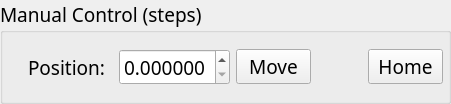
                         <widget class="QGroupBox" name="filter_wheel_mancon_groupbox">
                          <property name="maximumSize">
                           <size>
                            <width>16777215</width>
                            <height>16777215</height>
                           </size>
                          </property>
                          <property name="font">
                           <font>
                            <family>Bahnschrift</family>
                            <pointsize>14</pointsize>
                            <italic>false</italic>
                           </font>
                          </property>
                          <property name="title">
                           <string>Manual Control (steps)</string>
                          </property>
                          <layout class="QVBoxLayout" name="verticalLayout_11">
                           <property name="leftMargin">
                            <number>20</number>
                           </property>
                           <property name="rightMargin">
                            <number>0</number>
                           </property>
                           <item>
                            <layout class="QHBoxLayout" name="horizontalLayout_12">
                             <property name="leftMargin">
                              <number>5</number>
                             </property>
                             <property name="topMargin">
                              <number>5</number>
                             </property>
                             <property name="rightMargin">
                              <number>5</number>
                             </property>
                             <property name="bottomMargin">
                              <number>5</number>
                             </property>
                             <item>
                              <widget class="QLabel" name="label_3">
                               <property name="minimumSize">
                                <size>
                                 <width>85</width>
                                 <height>0</height>
                                </size>
                               </property>
                               <property name="maximumSize">
                                <size>
                                 <width>85</width>
                                 <height>16777215</height>
                                </size>
                               </property>
                               <property name="text">
                                <string>Position:</string>
                               </property>
                              </widget>
                             </item>
                             <item>
                              <widget class="QDoubleSpinBox" name="filter_wheel_pos_set_spinbox">
                               <property name="minimumSize">
                                <size>
                                 <width>111</width>
                                 <height>0</height>
                                </size>
                               </property>
                               <property name="maximumSize">
                                <size>
                                 <width>111</width>
                                 <height>16777215</height>
                                </size>
                               </property>
                               <property name="decimals">
                                <number>6</number>
                               </property>
                               <property name="minimum">
                                <double>0.000000000000000</double>
                               </property>
                               <property name="maximum">
                                <double>5000000.000000000000000</double>
                               </property>
                              </widget>
                             </item>
                             <item>
                              <widget class="QPushButton" name="filter_wheel_move_pos_button">
                               <property name="minimumSize">
                                <size>
                                 <width>75</width>
                                 <height>0</height>
                                </size>
                               </property>
                               <property name="maximumSize">
                                <size>
                                 <width>75</width>
                                 <height>16777215</height>
                                </size>
                               </property>
                               <property name="text">
                                <string>Move</string>
                               </property>
                              </widget>
                             </item>
                             <item>
                              <layout class="QVBoxLayout" name="verticalLayout_34">
                               <property name="spacing">
                                <number>0</number>
                               </property>
                               <property name="rightMargin">
                                <number>5</number>
                               </property>
                               <item>
                                <spacer name="horizontalSpacer_9">
                                 <property name="orientation">
                                  <enum>Qt::Horizontal</enum>
                                 </property>
                                 <property name="sizeHint" stdset="0">
                                  <size>
                                   <width>40</width>
                                   <height>0</height>
                                  </size>
                                 </property>
                                </spacer>
                               </item>
                               <item>
                                <widget class="QLabel" name="fwa_load_spinner">
                                 <property name="text">
                                  <string/>
                                 </property>
                                </widget>
                               </item>
                              </layout>
                             </item>
                             <item>
                              <widget class="QPushButton" name="filter_wheel_home_button">
                               <property name="minimumSize">
                                <size>
                                 <width>75</width>
                                 <height>0</height>
                                </size>
                               </property>
                               <property name="maximumSize">
                                <size>
                                 <width>75</width>
                                 <height>16777215</height>
                                </size>
                               </property>
                               <property name="text">
                                <string>Home</string>
                               </property>
                              </widget>
                             </item>
                            </layout>
                           </item>
                          </layout>
                         </widget>
